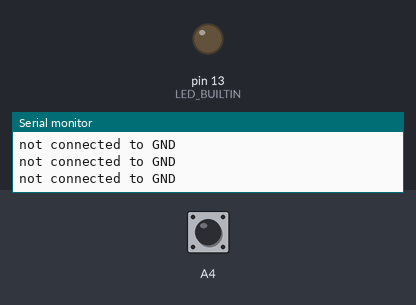
Bench run of a sketch on a simulated Arduino Uno, built with avr-gcc and run on an emulated ATmega328P. On the bench: output pins drawn as LEDs (lit = HIGH), the last lines printed to the serial monitor. The inputs (shaded band) are chosen by the test bench; at power-on: A4 HIGH.

Above: at 1.4 s.
1.5 s: A4 pulled LOW for 0.35 s
At 1.9 s:
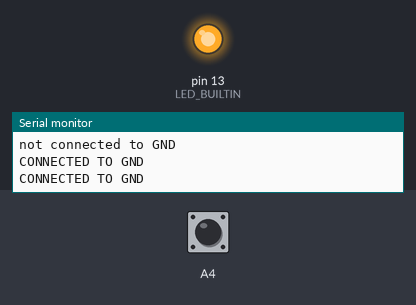
3.6 s: A4 pulled LOW for 3.2 s
At 8.3 s:
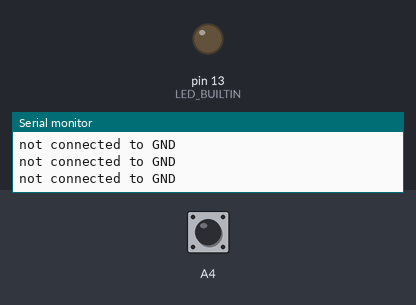
Timing chart, 0 to 9.8 s (numbered marks = the images above; inputs shaded):
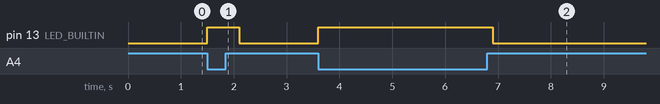

Measured:
- after the input at 1.5 s, pin 13 (LED_BUILTIN): LOW → HIGH at once, → LOW 0.60 s later
- after the input at 3.6 s, pin 13 (LED_BUILTIN): LOW → HIGH at once, → LOW 3.3 s later

The sketch:

short_finder.ino
```cpp
// Short finder: put a wire from A4 into any breadboard hole.
// The orange "L" LED on the Arduino lights when that hole is connected to GND.
// Safe: A4 only uses a weak internal pull-up, no real current flows.

void setup() {
  Serial.begin(115200);
  pinMode(A4, INPUT_PULLUP);
  pinMode(LED_BUILTIN, OUTPUT);
}

void loop() {
  bool toGnd = digitalRead(A4) == LOW;
  digitalWrite(LED_BUILTIN, toGnd);
  Serial.println(toGnd ? "CONNECTED TO GND" : "not connected to GND");
  delay(300);
}
```
